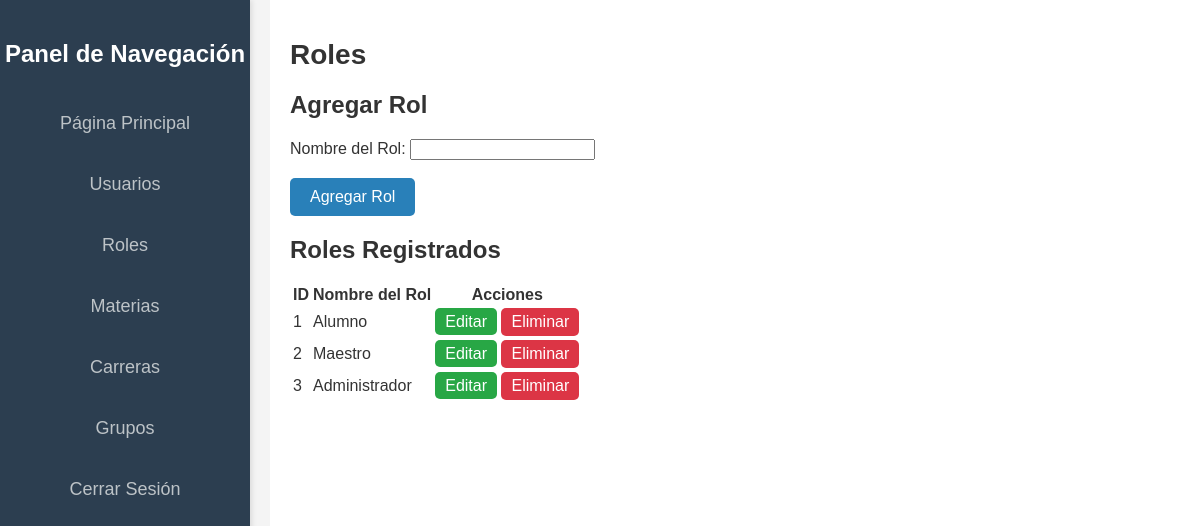
/public_html/Administrador/Roles/Roles.php (signed in), run on the app's committed database.
### tables this page shows
CREATE TABLE IF NOT EXISTS ROLES (
    IDRol INT AUTO_INCREMENT PRIMARY KEY,
    NombreRol VARCHAR(50) NOT NULL
);

### public_html/Administrador/Roles/Roles.php (the view, shortened to what this page needs)
<!DOCTYPE html>
<html lang="es">
<head>
    <link rel="stylesheet" href="../../src/styles/stylesA.css">
</head>
<body>
    <?php include '../sidebar_administrador.php'; ?>
    <div class='content'>
        <h1>Roles</h1>
        <h2>Agregar Rol</h2>
        <form action="agregar_rol.php" method="POST">
            <label for="nombre_rol">Nombre del Rol:</label>
            <input type="text" id="nombre_rol" name="nombre_rol" required><br><br>
            <button type="submit">Agregar Rol</button>
        </form>
        <h2>Roles Registrados</h2>
        <table>
            <tr>
                <th>ID</th>
                <th>Nombre del Rol</th>
                <th>Acciones</th>
            </tr>
            <?php
            include '../../src/conexion_escritura.php';
            $result = $conn->query("SELECT * FROM ROLES");
            while ($row = $result->fetch_assoc()) {
                echo "<tr>
                    <td>{$row['IDRol']}</td><td>{$row['NombreRol']}</td>
                    <td>
                        <a href='editar_rol.php?id={$row['IDRol']}' class='boton-editar'>Editar</a>
                        <form action='eliminar_rol.php' method='POST' style='display:inline;'>
                            <input type='hidden' name='id' value='{$row['IDRol']}'>
                            <button type='submit' class='boton-eliminar' onclick='return confirm(\"¿Estás seguro de que quieres eliminar este rol?\");'>Eliminar</button>
                        </form>
                    </td>
                </tr>";
            }
            ?>
        </table>
    </div>
</body>
</html>

### public_html/src/styles/stylesA.css (style rules this page uses)
body { font-family: Arial, sans-serif; background-color: #f4f4f4; margin: 0; padding: 0; color: #333; }
h1, h2 { color: #333; }
.content { margin-left: 270px; padding: 20px; min-height: 100vh; background-color: #fff; }
.content h1 { font-size: 28px; margin-bottom: 20px; }
button { background-color: #2980b9; color: white; padding: 10px 20px; border: none; border-radius: 5px; cursor: pointer; font-size: 16px; }

### public_html/Administrador/Roles/Roles.php (style rules this page uses)
.boton-editar { background-color: #28a745; color: white; padding: 5px 10px; border: none; border-radius: 5px; cursor: pointer; text-decoration: none; }
.boton-eliminar { background-color: #dc3545; color: white; padding: 5px 10px; border: none; border-radius: 5px; cursor: pointer; }

### data on the page
roles: IDRol "1", NombreRol "Alumno"
roles: IDRol "2", NombreRol "Maestro"
roles: IDRol "3", NombreRol "Administrador"
